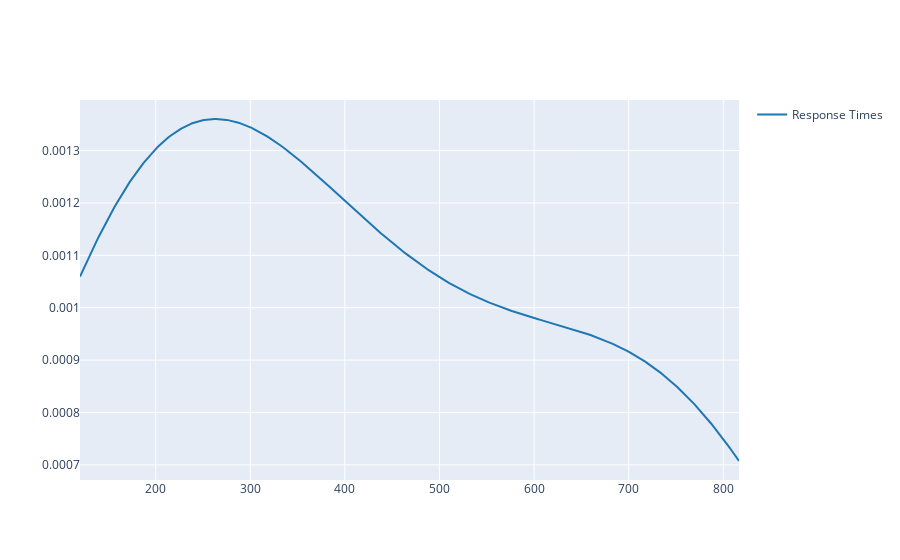

The notebook cell saved with this chart:
### Code cell
fig.show()

### Figure 1 — Plotly figure (JSON) as saved in the notebook; plotly's stock layout.template omitted (floating-point values rounded to 4 significant figures; data arrays with more than 128 entries replaced by an {"elided": "..."} marker saying what was removed)
{"data": [{"legendgroup": "Response Times", "marker": {"color": "rgb(31, 119, 180)"}, "mode": "lines", "name": "Response Times", "showlegend": true, "type": "scatter", "x": {"elided": "500 float values"}, "xaxis": "x", "y": {"elided": "500 float values"}, "yaxis": "y"}], "layout": {"barmode": "overlay", "hovermode": "closest", "legend": {"traceorder": "reversed"}, "xaxis": {"anchor": "y2", "domain": [0, 1], "zeroline": false}, "yaxis": {"anchor": "free", "domain": [0, 1], "position": 0}}}
